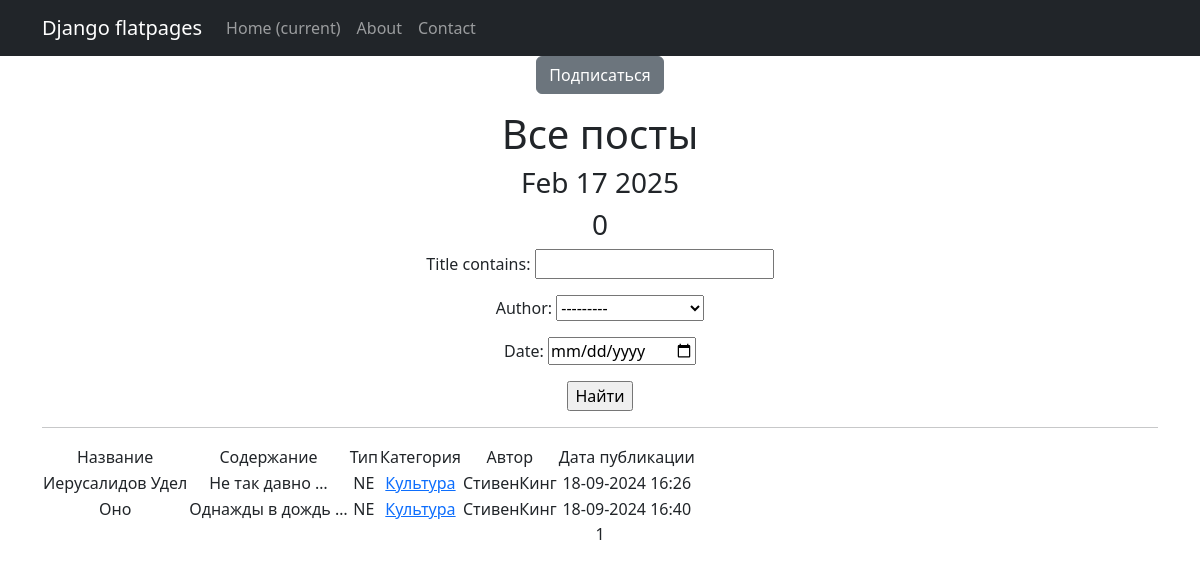
The app's page /posts/category/3/ with its own data.
### news/models.py (models this page shows, shortened)
class Post(models.Model):
    title = models.CharField(max_length=255)
    type = models.CharField(max_length=2, choices=TYPE, default=news)
    time_in = models.DateTimeField(auto_now_add=True)
    content = models.TextField()
    author = models.ForeignKey("Author", on_delete=models.CASCADE)
    category = models.ManyToManyField("Category", through="PostCategory")
    rating = models.IntegerField(default=0)

class Category(models.Model):
    name = models.CharField(max_length=64, unique=True)
    subscribers = models.ManyToManyField(User, blank=True, null=True, related_name='categories')
    def __str__(self):
        return self.name.title()

class Author(models.Model):
    user = models.OneToOneField(User, on_delete = models.CASCADE)
    post_rating = models.IntegerField(default=0)

### news/views.py (the view)
# urls.py: path('category/<int:pk>/', CategoryList.as_view(), name='category_list'),
class CategoryList(PostsList):
    model = Post
    template_name = 'flatpages/category.html'
    context_object_name = 'category_new_lists'
    def get_queryset(self):
        queryset = super().get_queryset()
        self.category = get_object_or_404(Category, id=self.kwargs['pk'])
        queryset = queryset.filter(category=self.category)#"""order_by('-created_at')"""
        return queryset
    def get_context_data(self, **kwargs):
        context = super().get_context_data()
        context['is_not_subscriber'] = self.request.user not in self.category.subscribers.all()
        context['category'] = self.category
        return context

### news/templatetags/custom_filters.py (called while the page is built)
@register.filter()
def censor(value,):
    redis = "редиска"
    if redis in value:
        value = value.replace("редиска", "р" + "+" * 6)
    return value

### news/templatetags/custom_tags.py (called while the page is built)
@register.simple_tag()
def current_time(format_string='%b %d %Y'):
   return datetime.utcnow().strftime(format_string)

### news/views.py (called while the page is built)
    def get_queryset(self):
        queryset = super().get_queryset()
        self.filterset = PostFilter(self.request.GET, queryset)
        return self.filterset.qs

    def get_context_data(self, **kwargs):
        context = super().get_context_data(**kwargs)
        context['filterset'] = self.filterset
        return context

### templates/flatpages/category.html (shortened to what this page needs)
{% extends 'flatpages/default.html' %}
{% load custom_filters %}
{% load custom_tags %}
{% block content %}
    {% if is_not_subscriber %}
        <p class="text-center"><a href="{% url 'subscribe' category.id %}" class="btn btn-secondary btn-sn">Подписаться</a> </p>
    {% endif %}
   <h1>Все посты</h1>
   <h3>{% current_time '%b %d %Y' %}</h3>
   <h3> {{ posts|length}} </h3>
   <form action="" method="get">
       {{ filterset.form.as_p }}
       <input type="submit" value="Найти" />
   </form>
   <hr>
   {% if category_new_lists %}
       <table>
           <tr>
               <td>Название</td>
               <td>Содержание</td>
               <td>Тип</td>
               <td>Категория</td>
               <td>Автор</td>
               <td>Дата публикации</td>
           </tr>
           {% for post in category_new_lists %}
           <tr>
               <td>{{ post.title|censor }}</td>
               <td>{{ post.content|censor|truncatewords:3 }}</td>
               <td>{{ post.type }}</td>
               <td>
                   {% for cat in post.category.all %}
                        <a href="{% url 'category_list' cat.id %}"> {{ cat }}</a>
                   {% endfor %}
               </td>
               <td>{{ post.author.user }}</td>
               <td>{{ post.time_in|date:"d-m-Y H:i" }}</td>
           </tr>
           {% endfor %}
       </table>
   {% else %}
       <h2>Постов нет!</h2>
   {% endif %}
   {{ page_obj.number }}
{% endblock content %}

### records on screen
Post: title|censor "Иерусалидов Удел", content|censor "Не так давно …", type "NE", author.user "СтивенКинг", time_in "18-09-2024 16:26"
Category: name "Культура"
Post: title|censor "Оно", content|censor "Однажды в дождь …", type "NE", author.user "СтивенКинг", time_in "18-09-2024 16:40"

### other values on screen
{{ posts|length }} "0"
{{ page_obj.number }} "1"
